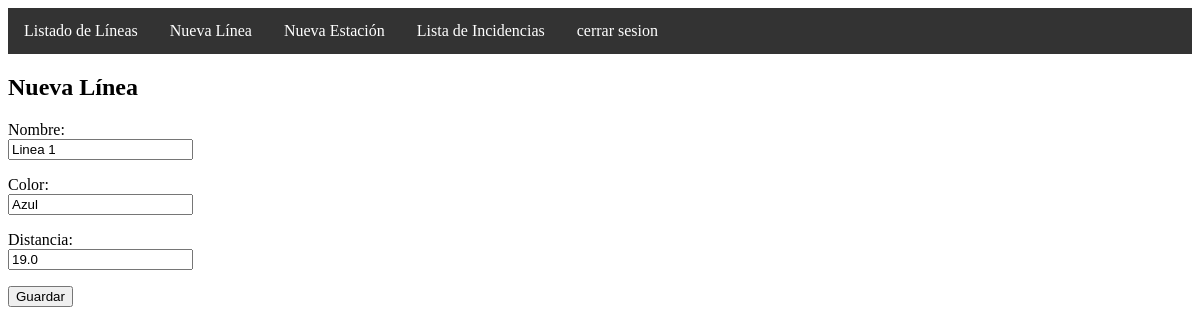
The app's page /update/1/ with its own data.
### incidencias/models.py (models this page shows, shortened)
class Linea(models.Model):
    nombre = models.CharField(max_length=50)
    color = models.CharField(max_length=50)
    distancia=models.FloatField()

### incidencias/views.py (the view, shortened to what this page needs)
# urls.py: path('update/<int:pk>/', LineaUpdateView.as_view(), name='update_linea'),
class LineaUpdateView(UpdateView):
    model= Linea
    template_name='linea_form.html'
    fields= '__all__'
    success_url= '/listado/'

### incidencias/templates/linea_form.html (shortened to what this page needs)
{% extends 'base.html' %}
 {% block content %}
  <h2>Nueva Línea</h2>
  <form method="post">
    {% for field in form %}
      <p>
        {{ field.label_tag }}<br />
        {{ field }}
      </p>
    {% endfor %}
    <button type="submit">Guardar</button>
  </form>
{% endblock %}

### records on screen
Linea: form "Linea 1" "Azul" "19.0"

### other values on screen
{{ field.label_tag }} "Nombre:" "Color:" "Distancia:"
